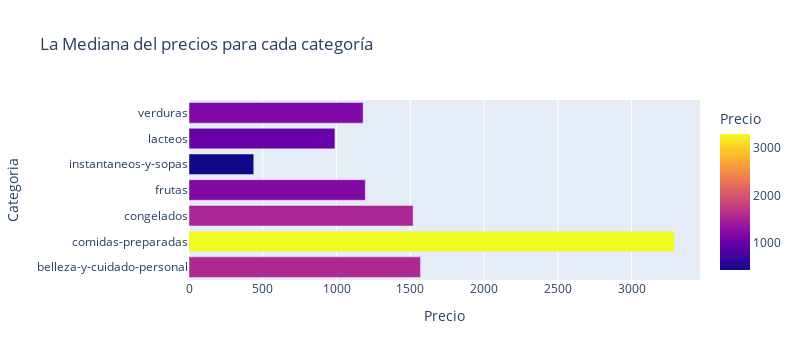

This figure's notebook cell:
### Code cell
# Agarrando la media e las medianas del los precios por categoria
# MEDIANA
media_preco_por_categoria = df.groupby("Categoria")["Preco_Normal"].median().reset_index()
fig = px.bar(media_preco_por_categoria, x="Preco_Normal", y="Categoria", orientation="h",
             title="La Mediana del precios para cada categoría", 
             labels={"Preco_Normal": "Precio", "Categoria": "Categoria"},
             color="Preco_Normal",
             width=800)
fig.show()

### Figure 1 — Plotly figure (JSON) as saved in the notebook; plotly's stock layout.template omitted (floating-point values rounded to 4 significant figures)
{"data": [{"alignmentgroup": "True", "hovertemplate": "Precio=%{marker.color}<br>Categoria=%{y}<extra></extra>", "legendgroup": "", "marker": {"color": [1569, 3290, 1519, 1195, 439, 989, 1180], "coloraxis": "coloraxis", "pattern": {"shape": ""}}, "name": "", "offsetgroup": "", "orientation": "h", "showlegend": false, "textposition": "auto", "type": "bar", "x": [1569, 3290, 1519, 1195, 439, 989, 1180], "xaxis": "x", "y": ["belleza-y-cuidado-personal", "comidas-preparadas", "congelados", "frutas", "instantaneos-y-sopas", "lacteos", "verduras"], "yaxis": "y"}], "layout": {"barmode": "relative", "coloraxis": {"colorbar": {"title": {"text": "Precio"}}, "colorscale": [[0, "#0d0887"], [0.1111, "#46039f"], [0.2222, "#7201a8"], [0.3333, "#9c179e"], [0.4444, "#bd3786"], [0.5556, "#d8576b"], [0.6667, "#ed7953"], [0.7778, "#fb9f3a"], [0.8889, "#fdca26"], [1, "#f0f921"]]}, "height": 360, "legend": {"tracegroupgap": 0}, "title": {"text": "La Mediana del precios para cada categoría"}, "width": 800, "xaxis": {"anchor": "y", "autorange": true, "domain": [0, 1], "range": [0, 3463.0], "title": {"text": "Precio"}, "type": "linear"}, "yaxis": {"anchor": "x", "autorange": true, "domain": [0, 1], "range": [-0.5, 6.5], "title": {"text": "Categoria"}, "type": "category"}}}
